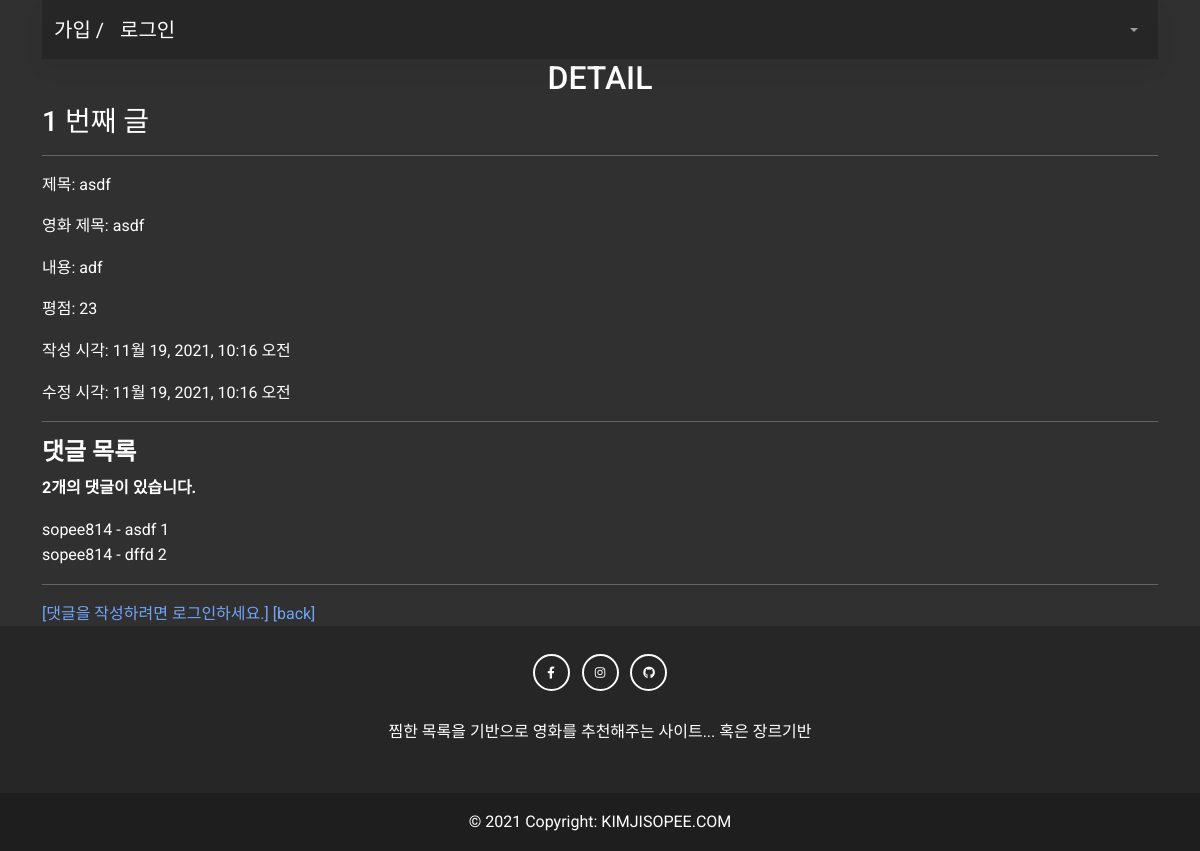
/community/1/, run on an earlier commit of the app's database.
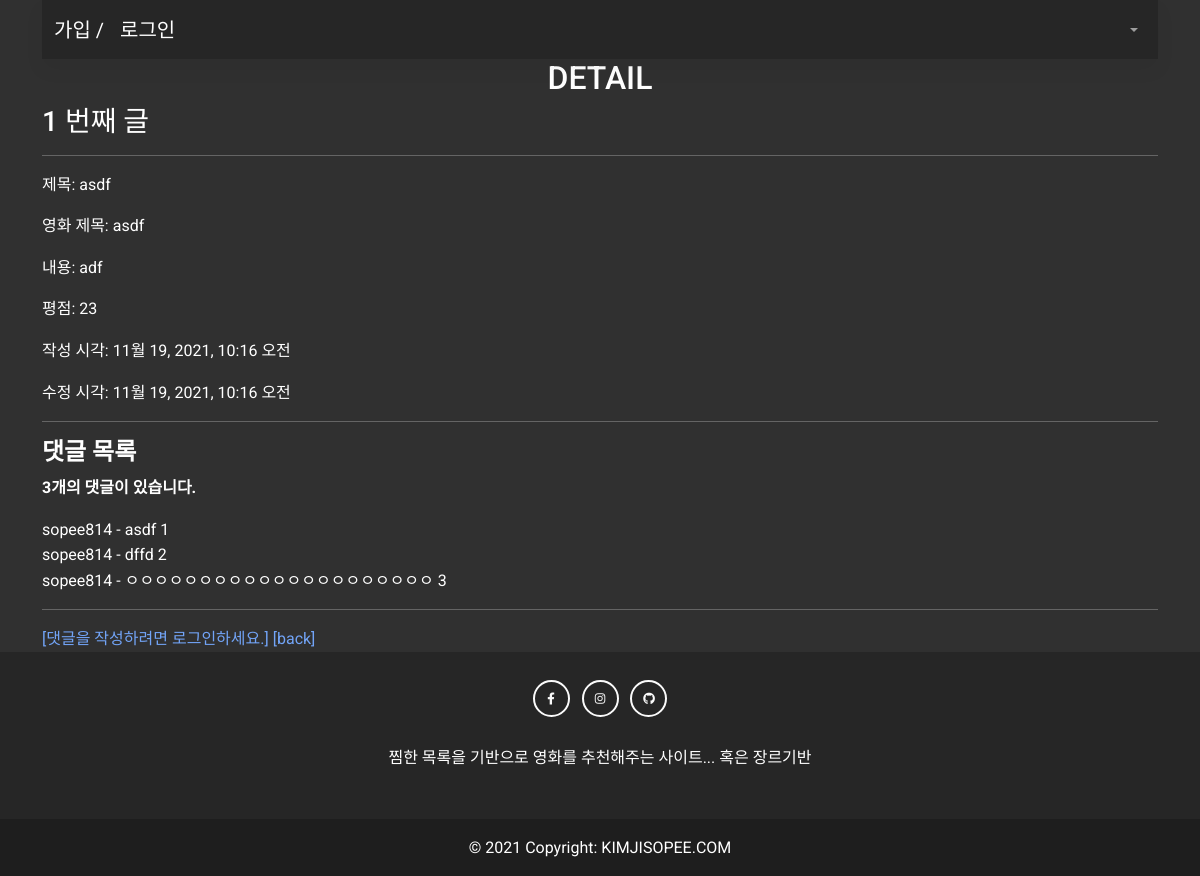
And on a later commit of the database.
### community/models.py (models this page shows)
class Comment(models.Model):
    content = models.TextField()
    review = models.ForeignKey(Review, on_delete=models.CASCADE)
    user = models.ForeignKey(settings.AUTH_USER_MODEL, on_delete=models.CASCADE)

### accounts/models.py (models this page shows)
class User(AbstractUser):
    followings = models.ManyToManyField('self', symmetrical=False, related_name='followers')

### community/views.py (the view)
# urls.py: path('<int:review_pk>/', views.detail, name='detail'),
@require_GET
def detail(request, review_pk):
    review = get_object_or_404(Review, pk=review_pk)
    comments = review.comment_set.all()
    comment_form = CommentForm()
    context = {
        'review': review,
        'comment_form': comment_form,
        'comments': comments,
    }
    return render(request, 'community/detail.html', context)

### community/templates/community/detail.html (shortened to what this page needs)
{% extends 'base.html' %}
{% block content %}
  <h2 class="text-center">DETAIL</h2>
  <h3>{{ review.pk }} 번째 글</h3>
  <hr>
  <p>제목: {{ review.title }}</p>
  <p>영화 제목: {{ review.movie_title }}</p>
  <p>내용: {{ review.content }}</p>
  <p>평점: {{ review.rank }}</p>
  <p>작성 시각: {{ review.created_at }}</p>
  <p>수정 시각: {{ review.updated_at }}</p>
  <hr>
  <h4 class='fw-bold'>댓글 목록</h4>
  {% if comments|length %}
    <p><b>{{ comments|length }}개의 댓글이 있습니다.</b></p>
  {% endif %}
  {% for comment in comments %}
    <div>
      {{ comment.user }} - {{ comment.content }}
      {{ comment.pk }}
    </div>
  {% empty %}
    <p><b>댓글이 없어요..</b></p>
  {% endfor %}
  <hr>
  {% if request.user.is_authenticated %}
    <form action="{% url 'community:create_comment' review.pk %}" method="POST">
      {% csrf_token %}
      {{ comment_form }}
      <input type="submit" class="btn btn-outline-light mb-4" value="댓글쓰기">
    </form>
  {% else %}
    <a href="{% url 'accounts:login' %}">[댓글을 작성하려면 로그인하세요.]</a>
  {% endif %}
  <a href="{% url 'community:index' %}">[back]</a>
{% endblock  %}

What changed in the data, as far as the page shows it:
added Comment: user "sopee814", content "ㅇㅇㅇㅇㅇㅇㅇㅇㅇㅇㅇㅇㅇㅇㅇㅇㅇㅇㅇㅇㅇ", pk "3"
Also different on the page:
{{ comments|length }}: "2" → "3"
